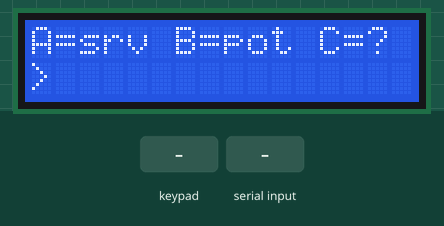
Simulated run of this sketch. Board: Arduino Uno, built with avr-gcc and run on an emulated ATmega328P. On the bench: 16×2 character LCD. The inputs (shaded band) are chosen by the test bench.

Above: at 3.0 s.
3.1 s: key 'B' pressed
At 3.7 s:
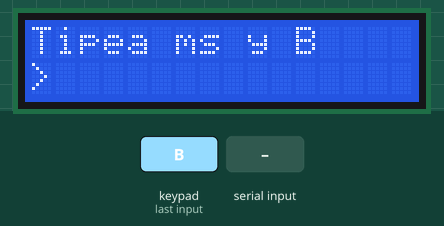
4.6 s: "A\n" received over Serial
At 5.7 s:
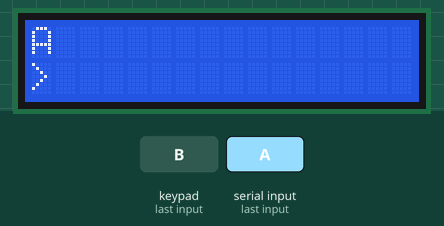
6.1 s: "C\n" received over Serial
At 6.8 s:
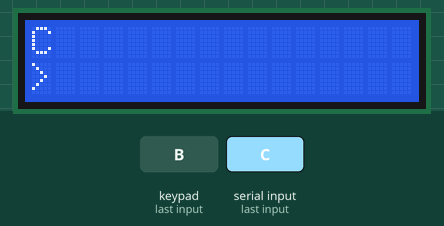
7.6 s: "B\n" received over Serial
At 8.0 s:
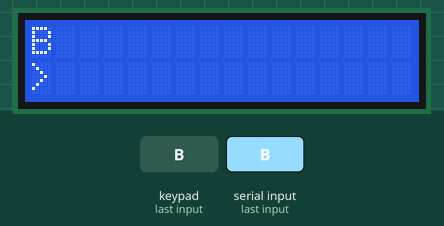
9.1 s: "D\n" received over Serial
10.6 s: "*\n" received over Serial
At 11.5 s:
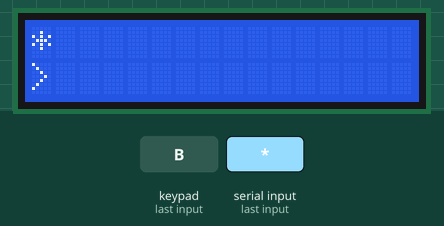
Timing chart, 0 to 13.1 s (numbered marks = the images above; inputs shaded):
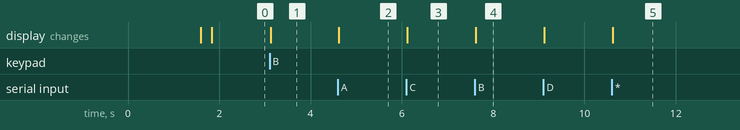

Measured:
- after the input at 3.1 s, the display: changes at once (image 1)
- after the input at 4.6 s, the display: changes at once (image 2)
- after the input at 6.1 s, the display: changes at once (image 3)
- after the input at 7.6 s, the display: changes at once (image 4)
- after the input at 10.6 s, the display: changes at once (image 5)

The sketch:

Parte_2_View.ino
```cpp
#include <Wire.h>
#include <LiquidCrystal_I2C.h>
#include <Keypad.h>

// LCD I2C 16x2
LiquidCrystal_I2C lcd(0x20, 16, 2);

// Teclado 4x4
const byte ROWS = 4;
const byte COLS = 4;
char keys[ROWS][COLS] = {
  {'1','2','3','A'},
  {'4','5','6','B'},
  {'7','8','9','C'},
  {'*','0','#','D'}
};
byte rowPins[ROWS] = {9, 8, 7, 6};
byte colPins[COLS] = {5, 4, 3, 2};

Keypad keypad = Keypad(makeKeymap(keys), rowPins, colPins, ROWS, COLS);

// Buffers
#define INPUT_MAX 14
char    inputBuf[INPUT_MAX + 1];
uint8_t inputLen = 0;

#define RX_MAX 32
char    rxBuf[RX_MAX + 1];
uint8_t rxLen = 0;

// ─────────────────────────────────────────────────────
// Helpers LCD
// ─────────────────────────────────────────────────────
void lcdClearLine(uint8_t row) {
  lcd.setCursor(0, row);
  lcd.print(F("                "));
}

void lcdShowStatus(const char *msg) {
  lcd.setCursor(0, 0);
  lcd.print(F("                "));
  lcd.setCursor(0, 0);
  for (uint8_t i = 0; i < 16 && msg[i]; i++) lcd.print(msg[i]);
}

void lcdShowInput() {
  lcdClearLine(1);
  lcd.setCursor(0, 1);
  lcd.print(F("> "));
  lcd.print(inputBuf);
}

// ─────────────────────────────────────────────────────
// Envío al terminal vía Serial hardware
// ─────────────────────────────────────────────────────
void sendRawLine(const char *s) {
  Serial.print(s);
  Serial.print('\n');
}

void clearInput() {
  inputLen = 0;
  inputBuf[0] = '\0';
  lcdShowInput();
}

// ─────────────────────────────────────────────────────
// Manejo de teclas
// ─────────────────────────────────────────────────────
void handleKey(char k) {
  if (k == 'A') { sendRawLine("servo"); clearInput(); return; }
  if (k == 'C') { sendRawLine("help");  clearInput(); return; }

  if (k == 'B') {
    if (inputLen == 0) {
      lcdShowStatus("Tipea ms y B");
    } else {
      char cmd[24];
      snprintf(cmd, sizeof(cmd), "pot %s", inputBuf);
      sendRawLine(cmd);
      clearInput();
    }
    return;
  }

  if (k == 'D') {
    if (inputLen == 0) {
      Serial.print('\n');
    } else {
      sendRawLine(inputBuf);
      clearInput();
    }
    return;
  }

  if (k == '*') {
    if (inputLen > 0) {
      inputLen--;
      inputBuf[inputLen] = '\0';
      lcdShowInput();
    }
    return;
  }

  if (k == '#') {
    if (inputLen < INPUT_MAX) {
      inputBuf[inputLen++] = ' ';
      inputBuf[inputLen] = '\0';
      lcdShowInput();
    }
    return;
  }

  if (k >= '0' && k <= '9') {
    if (inputLen < INPUT_MAX) {
      inputBuf[inputLen++] = k;
      inputBuf[inputLen] = '\0';
      lcdShowInput();
    }
  }
}

// ─────────────────────────────────────────────────────
// setup
// ─────────────────────────────────────────────────────
void setup() {
  Serial.begin(9600);

  Wire.begin();
  lcd.init();
  lcd.backlight();
  lcd.clear();

  lcd.setCursor(0, 0);
  lcd.print(F("UI Arduino"));
  lcd.setCursor(0, 1);
  lcd.print(F("Conectando..."));
  delay(1500);

  lcd.clear();
  delay(200);
  lcdShowStatus("A=srv B=pot C=?");

  memset(inputBuf, 0, sizeof(inputBuf));
  memset(rxBuf,    0, sizeof(rxBuf));
  lcdShowInput();
}

// ─────────────────────────────────────────────────────
// loop
// ─────────────────────────────────────────────────────
void loop() {
  // Teclado
  char k = keypad.getKey();
  if (k) handleKey(k);

  // Lectura desde el terminal (línea a línea)
  while (Serial.available()) {
    char c = (char)Serial.read();
    if (c == '\r') continue;
    if (c == '\n') {
      rxBuf[rxLen] = '\0';
      if (rxLen > 0) {
        lcdShowStatus(rxBuf);
      }
      rxLen = 0;
    } else if (c >= 0x20 && c < 0x7F) {
      if (rxLen < RX_MAX) rxBuf[rxLen++] = c;
    }
  }
}
```
